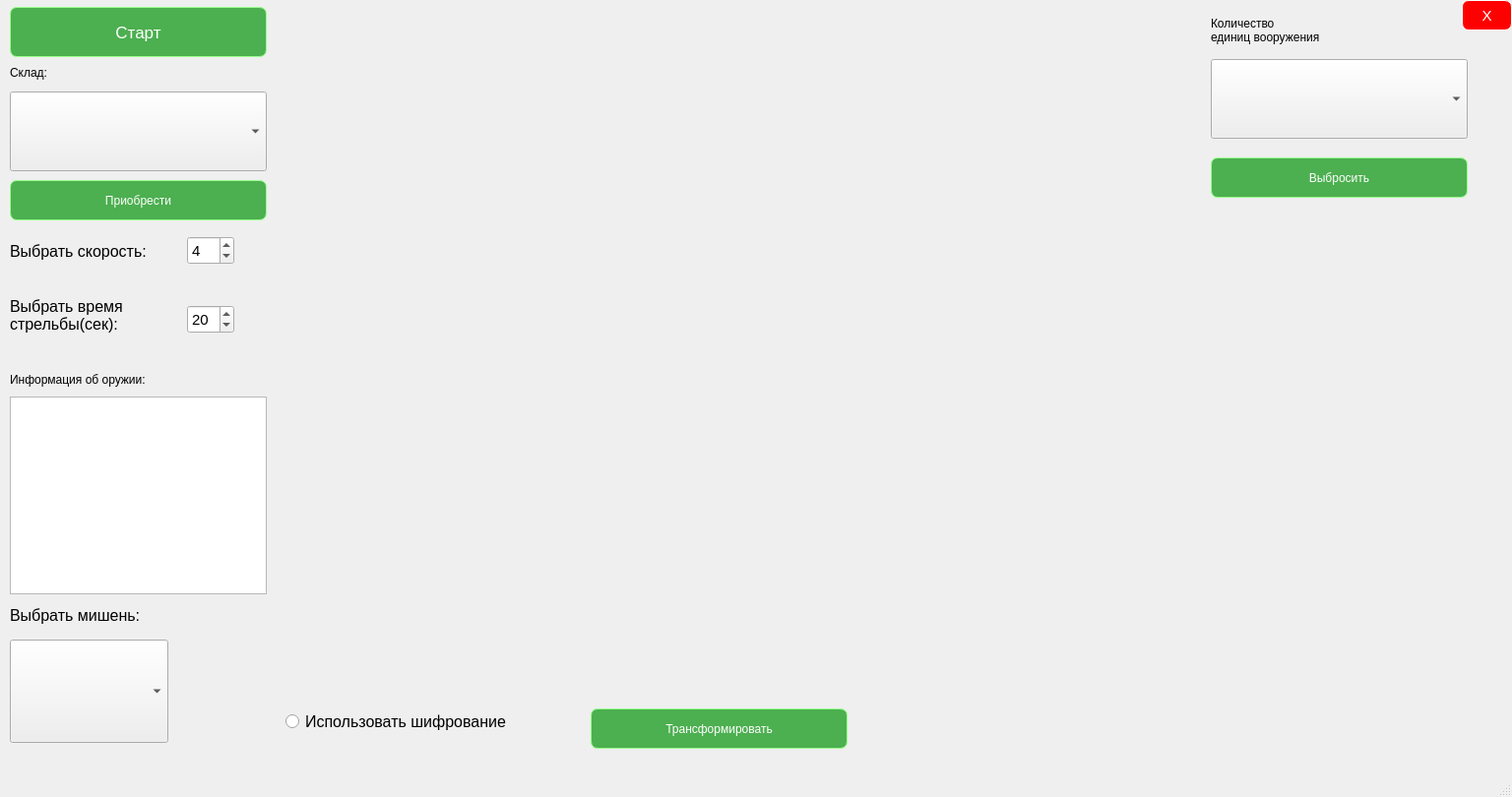
<?xml version="1.0" encoding="UTF-8"?>
<ui version="4.0">
 <class>MainWindow</class>
 <widget class="QMainWindow" name="MainWindow">
  <property name="geometry">
   <rect>
    <x>0</x>
    <y>0</y>
    <width>1536</width>
    <height>810</height>
   </rect>
  </property>
  <property name="cursor">
   <cursorShape>CrossCursor</cursorShape>
  </property>
  <property name="windowTitle">
   <string>MainWindow</string>
  </property>
  <widget class="QWidget" name="centralwidget">
   <widget class="QPushButton" name="pushButton_Throw">
    <property name="geometry">
     <rect>
      <x>1230</x>
      <y>160</y>
      <width>261</width>
      <height>41</height>
     </rect>
    </property>
    <property name="layoutDirection">
     <enum>Qt::LeftToRight</enum>
    </property>
    <property name="styleSheet">
     <string notr="true">QPushButton {
    background-color: #4CAF50;  /* Задаем цвет фона */
    font: 11pt &quot;Segoe UI&quot;;
    color: white;  /* Задаем цвет текста */
    border: 1px solid rgb(154, 255, 143);  /* Задаем толщину и цвет границы */
    border-radius: 7px;  /* Закругляем углы */
    box-shadow: 0px 4px 8px rgba(0, 0, 0, 0.1);  /* Добавляем тень */
    transition: background-color 0.3s, color 0.3s, box-shadow 0.3s, transform 0.3s;  /* Добавляем плавные переходы */
}

QPushButton:hover {
    background-color: #45a049;  /* Цвет фона при наведении */
    box-shadow: 0px 8px 16px rgba(0, 0, 0, 0.2);  /* Увеличиваем тень при наведении */
    transform: translateY(-2px);  /* Поднимаем кнопку на 2 пикселя */
}

QPushButton:pressed {
    background-color: #39803d;  /* Цвет фона при нажатии */
    box-shadow: 0px 2px 4px rgba(0, 0, 0, 0.1);  /* Уменьшаем тень при нажатии */
    transform: translateY(2px);  /* Поднимаем кнопку на 2 пикселя при нажатии */
}</string>
    </property>
    <property name="text">
     <string>Выбросить</string>
    </property>
   </widget>
   <widget class="QPushButton" name="pushButton_Buy">
    <property name="geometry">
     <rect>
      <x>10</x>
      <y>183</y>
      <width>261</width>
      <height>41</height>
     </rect>
    </property>
    <property name="cursor">
     <cursorShape>PointingHandCursor</cursorShape>
    </property>
    <property name="styleSheet">
     <string notr="true">QPushButton {
    background-color: #4CAF50;  /* Задаем цвет фона */
    font: 11pt &quot;Segoe UI&quot;;
    color: white;  /* Задаем цвет текста */
    border: 1px solid rgb(154, 255, 143);  /* Задаем толщину и цвет границы */
    border-radius: 7px;  /* Закругляем углы */
    box-shadow: 0px 4px 8px rgba(0, 0, 0, 0.1);  /* Добавляем тень */
    transition: background-color 0.3s, color 0.3s, box-shadow 0.3s, transform 0.3s;  /* Добавляем плавные переходы */
}

QPushButton:hover {
    background-color: #45a049;  /* Цвет фона при наведении */
    box-shadow: 0px 8px 16px rgba(0, 0, 0, 0.2);  /* Увеличиваем тень при наведении */
    transform: translateY(-2px);  /* Поднимаем кнопку на 2 пикселя */
}

QPushButton:pressed {
    background-color: #39803d;  /* Цвет фона при нажатии */
    box-shadow: 0px 2px 4px rgba(0, 0, 0, 0.1);  /* Уменьшаем тень при нажатии */
    transform: translateY(2px);  /* Поднимаем кнопку на 2 пикселя при нажатии */
}</string>
    </property>
    <property name="text">
     <string>Приобрести</string>
    </property>
   </widget>
   <widget class="QComboBox" name="comboBox_ChooseWeapon">
    <property name="geometry">
     <rect>
      <x>10</x>
      <y>93</y>
      <width>261</width>
      <height>81</height>
     </rect>
    </property>
    <property name="cursor">
     <cursorShape>PointingHandCursor</cursorShape>
    </property>
   </widget>
   <widget class="QLabel" name="label">
    <property name="geometry">
     <rect>
      <x>10</x>
      <y>63</y>
      <width>81</width>
      <height>21</height>
     </rect>
    </property>
    <property name="styleSheet">
     <string notr="true">font: 11pt &quot;Segoe UI&quot;;</string>
    </property>
    <property name="text">
     <string>Склад:</string>
    </property>
   </widget>
   <widget class="QListWidget" name="listWidget_Info">
    <property name="geometry">
     <rect>
      <x>10</x>
      <y>403</y>
      <width>261</width>
      <height>201</height>
     </rect>
    </property>
    <property name="layoutDirection">
     <enum>Qt::LeftToRight</enum>
    </property>
   </widget>
   <widget class="QLabel" name="label_Info">
    <property name="geometry">
     <rect>
      <x>10</x>
      <y>370</y>
      <width>231</width>
      <height>31</height>
     </rect>
    </property>
    <property name="layoutDirection">
     <enum>Qt::LeftToRight</enum>
    </property>
    <property name="styleSheet">
     <string notr="true">font: 11pt &quot;Segoe UI&quot;;
</string>
    </property>
    <property name="text">
     <string>Информация об оружии:</string>
    </property>
   </widget>
   <widget class="QComboBox" name="comboBox_WeaponList">
    <property name="geometry">
     <rect>
      <x>1230</x>
      <y>60</y>
      <width>261</width>
      <height>81</height>
     </rect>
    </property>
    <property name="cursor">
     <cursorShape>PointingHandCursor</cursorShape>
    </property>
    <property name="layoutDirection">
     <enum>Qt::LeftToRight</enum>
    </property>
   </widget>
   <widget class="QLabel" name="label_4">
    <property name="geometry">
     <rect>
      <x>10</x>
      <y>290</y>
      <width>151</width>
      <height>61</height>
     </rect>
    </property>
    <property name="font">
     <font>
      <pointsize>12</pointsize>
     </font>
    </property>
    <property name="text">
     <string>Выбрать время
стрельбы(сек):</string>
    </property>
   </widget>
   <widget class="QPushButton" name="pushButton_start">
    <property name="geometry">
     <rect>
      <x>10</x>
      <y>7</y>
      <width>261</width>
      <height>51</height>
     </rect>
    </property>
    <property name="font">
     <font>
      <family>Segoe UI</family>
      <pointsize>13</pointsize>
      <italic>false</italic>
      <bold>false</bold>
     </font>
    </property>
    <property name="cursor">
     <cursorShape>PointingHandCursor</cursorShape>
    </property>
    <property name="styleSheet">
     <string notr="true">QPushButton {
    background-color: #4CAF50;  /* Задаем цвет фона */
    font: 13pt &quot;Segoe UI&quot;;
    color: white;  /* Задаем цвет текста */
    border: 1px solid rgb(154, 255, 143);  /* Задаем толщину и цвет границы */
    border-radius: 7px;  /* Закругляем углы */
    box-shadow: 0px 4px 8px rgba(0, 0, 0, 0.1);  /* Добавляем тень */
    transition: background-color 0.3s, color 0.3s, box-shadow 0.3s, transform 0.3s;  /* Добавляем плавные переходы */
}

QPushButton:hover {
    background-color: #45a049;  /* Цвет фона при наведении */
    box-shadow: 0px 8px 16px rgba(0, 0, 0, 0.2);  /* Увеличиваем тень при наведении */
    transform: translateY(-2px);  /* Поднимаем кнопку на 2 пикселя */
}

QPushButton:pressed {
    background-color: #39803d;  /* Цвет фона при нажатии */
    box-shadow: 0px 2px 4px rgba(0, 0, 0, 0.1);  /* Уменьшаем тень при нажатии */
    transform: translateY(2px);  /* Поднимаем кнопку на 2 пикселя при нажатии */
}</string>
    </property>
    <property name="text">
     <string>Старт</string>
    </property>
   </widget>
   <widget class="QSpinBox" name="spinBox_speed">
    <property name="geometry">
     <rect>
      <x>190</x>
      <y>240</y>
      <width>48</width>
      <height>29</height>
     </rect>
    </property>
    <property name="font">
     <font>
      <pointsize>11</pointsize>
     </font>
    </property>
    <property name="minimum">
     <number>1</number>
    </property>
    <property name="maximum">
     <number>10</number>
    </property>
    <property name="value">
     <number>4</number>
    </property>
   </widget>
   <widget class="QSpinBox" name="spinBox_time">
    <property name="geometry">
     <rect>
      <x>190</x>
      <y>310</y>
      <width>48</width>
      <height>29</height>
     </rect>
    </property>
    <property name="font">
     <font>
      <pointsize>11</pointsize>
     </font>
    </property>
    <property name="minimum">
     <number>10</number>
    </property>
    <property name="maximum">
     <number>60</number>
    </property>
    <property name="value">
     <number>20</number>
    </property>
   </widget>
   <widget class="QLabel" name="label_3">
    <property name="geometry">
     <rect>
      <x>10</x>
      <y>240</y>
      <width>171</width>
      <height>31</height>
     </rect>
    </property>
    <property name="font">
     <font>
      <pointsize>12</pointsize>
     </font>
    </property>
    <property name="text">
     <string>Выбрать скорость:</string>
    </property>
   </widget>
   <widget class="QLabel" name="label_2">
    <property name="geometry">
     <rect>
      <x>1230</x>
      <y>0</y>
      <width>191</width>
      <height>61</height>
     </rect>
    </property>
    <property name="layoutDirection">
     <enum>Qt::LeftToRight</enum>
    </property>
    <property name="styleSheet">
     <string notr="true">font: 11pt &quot;Segoe UI&quot;;
</string>
    </property>
    <property name="text">
     <string>Количество
единиц вооружения</string>
    </property>
   </widget>
   <widget class="QLabel" name="label_BuyNum">
    <property name="geometry">
     <rect>
      <x>1410</x>
      <y>0</y>
      <width>81</width>
      <height>61</height>
     </rect>
    </property>
    <property name="layoutDirection">
     <enum>Qt::LeftToRight</enum>
    </property>
    <property name="styleSheet">
     <string notr="true">color: red;
font: 15pt &quot;Segoe UI&quot;;</string>
    </property>
    <property name="text">
     <string/>
    </property>
   </widget>
   <widget class="QComboBox" name="comboBox_target_choose">
    <property name="geometry">
     <rect>
      <x>10</x>
      <y>650</y>
      <width>161</width>
      <height>105</height>
     </rect>
    </property>
    <property name="cursor">
     <cursorShape>PointingHandCursor</cursorShape>
    </property>
   </widget>
   <widget class="QLabel" name="label_5">
    <property name="geometry">
     <rect>
      <x>10</x>
      <y>610</y>
      <width>171</width>
      <height>31</height>
     </rect>
    </property>
    <property name="font">
     <font>
      <pointsize>12</pointsize>
     </font>
    </property>
    <property name="text">
     <string>Выбрать мишень:</string>
    </property>
   </widget>
   <widget class="QRadioButton" name="radioButton_is_cypher">
    <property name="geometry">
     <rect>
      <x>290</x>
      <y>720</y>
      <width>291</width>
      <height>26</height>
     </rect>
    </property>
    <property name="font">
     <font>
      <pointsize>12</pointsize>
     </font>
    </property>
    <property name="text">
     <string>Использовать шифрование</string>
    </property>
   </widget>
   <widget class="QPushButton" name="pushButton_close">
    <property name="geometry">
     <rect>
      <x>1485</x>
      <y>0</y>
      <width>51</width>
      <height>31</height>
     </rect>
    </property>
    <property name="font">
     <font>
      <family>Segoe UI</family>
      <pointsize>11</pointsize>
      <italic>false</italic>
      <bold>false</bold>
     </font>
    </property>
    <property name="styleSheet">
     <string notr="true">QPushButton {
    background-color: red;  /* Задаем цвет фона */
    font: 11pt &quot;Segoe UI&quot;;
    color: white;  /* Задаем цвет текста */
    border: 1px solid white;  /* Задаем толщину и цвет границы */
    border-radius: 7px;  /* Закругляем углы */
    box-shadow: 0px 4px 8px rgba(0, 0, 0, 0.1);  /* Добавляем тень */
    transition: background-color 0.3s, color 0.3s, box-shadow 0.3s, transform 0.3s;  /* Добавляем плавные переходы */
}

QPushButton:hover {
    background-color: rgb(184, 0, 3)  /* Цвет фона при наведении */
    box-shadow: 0px 8px 16px rgba(0, 0, 0, 0.2);  /* Увеличиваем тень при наведении */
    transform: translateY(-2px);  /* Поднимаем кнопку на 2 пикселя */
}

QPushButton:pressed {
    background-color: rgb(154, 1, 3);  /* Цвет фона при нажатии */
    box-shadow: 0px 2px 4px rgba(0, 0, 0, 0.1);  /* Уменьшаем тень при нажатии */
    transform: translateY(2px);  /* Поднимаем кнопку на 2 пикселя при нажатии */
}</string>
    </property>
    <property name="text">
     <string>X</string>
    </property>
   </widget>
   <widget class="QPushButton" name="pushButton_transformator">
    <property name="geometry">
     <rect>
      <x>600</x>
      <y>720</y>
      <width>261</width>
      <height>41</height>
     </rect>
    </property>
    <property name="layoutDirection">
     <enum>Qt::LeftToRight</enum>
    </property>
    <property name="styleSheet">
     <string notr="true">QPushButton {
    background-color: #4CAF50;  /* Задаем цвет фона */
    font: 11pt &quot;Segoe UI&quot;;
    color: white;  /* Задаем цвет текста */
    border: 1px solid rgb(154, 255, 143);  /* Задаем толщину и цвет границы */
    border-radius: 7px;  /* Закругляем углы */
    box-shadow: 0px 4px 8px rgba(0, 0, 0, 0.1);  /* Добавляем тень */
    transition: background-color 0.3s, color 0.3s, box-shadow 0.3s, transform 0.3s;  /* Добавляем плавные переходы */
}

QPushButton:hover {
    background-color: #45a049;  /* Цвет фона при наведении */
    box-shadow: 0px 8px 16px rgba(0, 0, 0, 0.2);  /* Увеличиваем тень при наведении */
    transform: translateY(-2px);  /* Поднимаем кнопку на 2 пикселя */
}

QPushButton:pressed {
    background-color: #39803d;  /* Цвет фона при нажатии */
    box-shadow: 0px 2px 4px rgba(0, 0, 0, 0.1);  /* Уменьшаем тень при нажатии */
    transform: translateY(2px);  /* Поднимаем кнопку на 2 пикселя при нажатии */
}</string>
    </property>
    <property name="text">
     <string>Трансформировать</string>
    </property>
   </widget>
  </widget>
  <widget class="QMenuBar" name="menubar">
   <property name="geometry">
    <rect>
     <x>0</x>
     <y>0</y>
     <width>1536</width>
     <height>25</height>
    </rect>
   </property>
  </widget>
  <widget class="QStatusBar" name="statusbar"/>
 </widget>
 <resources/>
 <connections/>
</ui>
